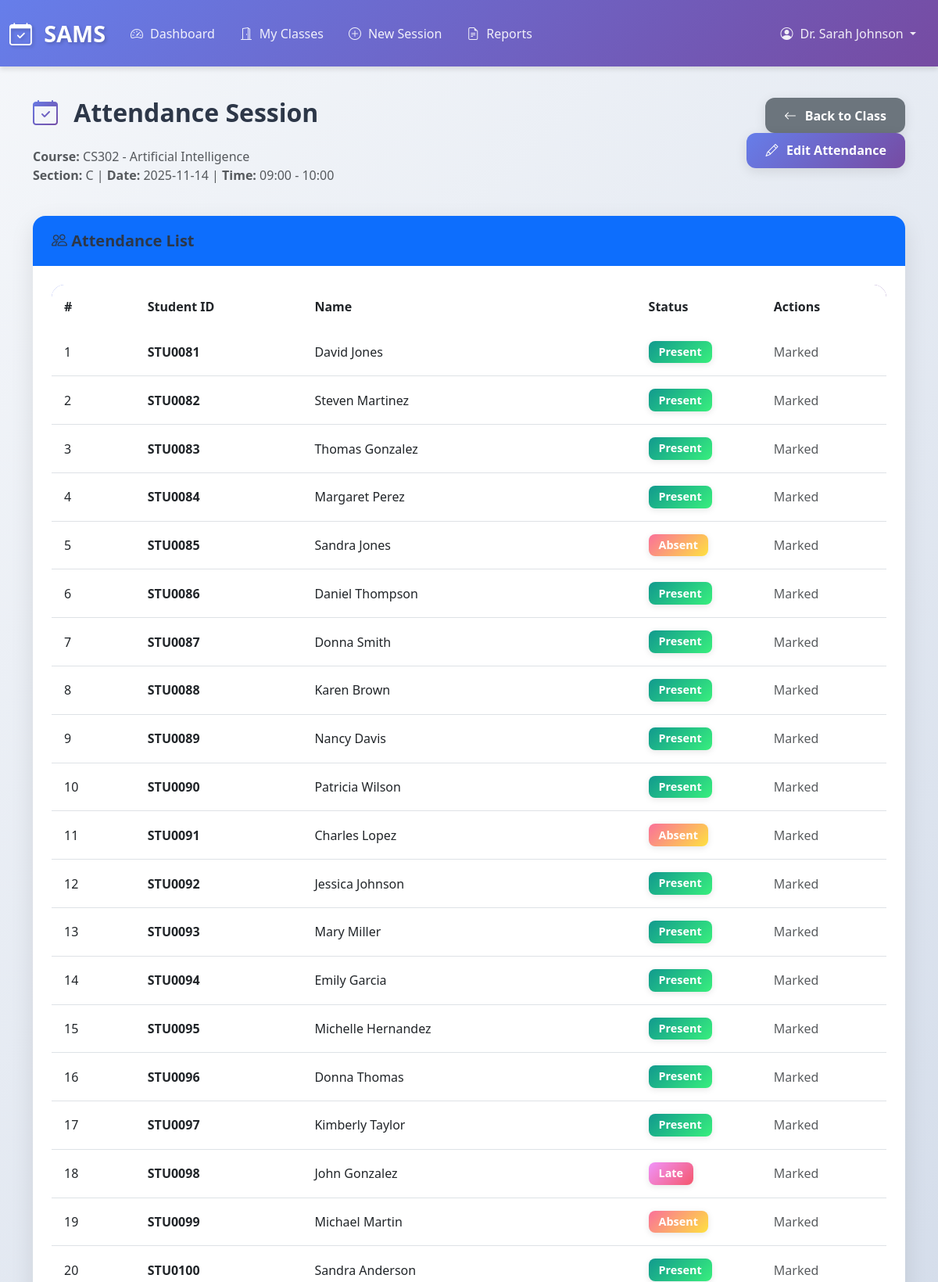
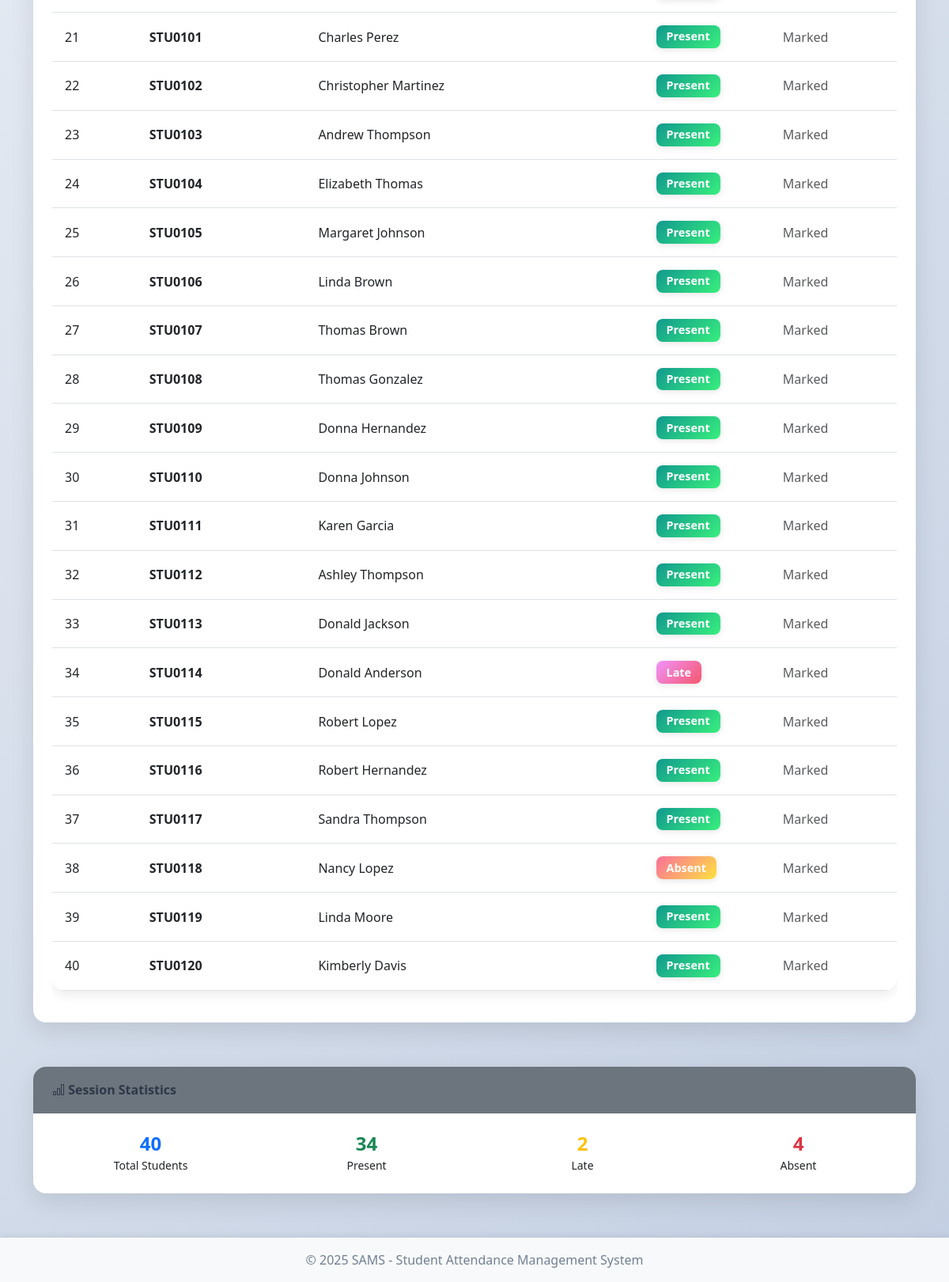
Page /faculty/session/1 (signed in) on the committed database (2 pictures, top to bottom).
### app.py (models this page shows)
class User(db.Model):
    __tablename__ = 'users'
    id = db.Column(db.Integer, primary_key=True)
    username = db.Column(db.String(80), unique=True, nullable=False)
    email = db.Column(db.String(120), unique=True, nullable=False)
    password_hash = db.Column(db.String(200), nullable=False)
    role = db.Column(db.String(20), nullable=False)
    full_name = db.Column(db.String(100), nullable=False)
    created_at = db.Column(db.DateTime, default=datetime.utcnow)
    is_active = db.Column(db.Boolean, default=True)

class Course(db.Model):
    __tablename__ = 'courses'
    id = db.Column(db.Integer, primary_key=True)
    course_code = db.Column(db.String(20), unique=True, nullable=False)
    course_name = db.Column(db.String(100), nullable=False)
    department = db.Column(db.String(100))
    credits = db.Column(db.Integer)
    year = db.Column(db.Integer)
    semester = db.Column(db.Integer)

class Class(db.Model):
    __tablename__ = 'classes'
    id = db.Column(db.Integer, primary_key=True)
    course_id = db.Column(db.Integer, db.ForeignKey('courses.id'), nullable=False)
    faculty_id = db.Column(db.Integer, db.ForeignKey('faculty.id'), nullable=False)
    section = db.Column(db.String(10))
    schedule = db.Column(db.String(100))
    room = db.Column(db.String(20))
    course = db.relationship('Course', backref='classes')
    faculty = db.relationship('Faculty', backref='classes')

class AttendanceSession(db.Model):
    __tablename__ = 'attendance_sessions'
    id = db.Column(db.Integer, primary_key=True)
    class_id = db.Column(db.Integer, db.ForeignKey('classes.id'), nullable=False)
    date = db.Column(db.Date, nullable=False)
    start_time = db.Column(db.Time, nullable=False)
    end_time = db.Column(db.Time, nullable=False)
    created_by = db.Column(db.Integer, db.ForeignKey('users.id'))
    created_at = db.Column(db.DateTime, default=datetime.utcnow)
    is_active = db.Column(db.Boolean, default=True)
    is_finalized = db.Column(db.Boolean, default=False)
    finalized_at = db.Column(db.DateTime)
    finalized_by = db.Column(db.Integer, db.ForeignKey('users.id'))
    class_ref = db.relationship('Class', backref='attendance_sessions')

class Enrollment(db.Model):
    __tablename__ = 'enrollments'
    id = db.Column(db.Integer, primary_key=True)
    student_id = db.Column(db.Integer, db.ForeignKey('students.id'), nullable=False)
    class_id = db.Column(db.Integer, db.ForeignKey('classes.id'), nullable=False)
    enrollment_date = db.Column(db.DateTime, default=datetime.utcnow)
    student = db.relationship('Student', backref='enrollments')
    class_ref = db.relationship('Class', backref='enrollments')

class Student(db.Model):
    __tablename__ = 'students'
    id = db.Column(db.Integer, primary_key=True)
    user_id = db.Column(db.Integer, db.ForeignKey('users.id'), nullable=False)
    student_id = db.Column(db.String(20), unique=True, nullable=False)
    department = db.Column(db.String(100))
    year = db.Column(db.Integer)
    section = db.Column(db.String(10))
    parent_email = db.Column(db.String(120))
    parent_phone = db.Column(db.String(20))
    user = db.relationship('User', backref='student_profile')

### app.py (the view)
@app.route('/faculty/session/<int:session_id>')
@role_required('faculty')
def faculty_session_detail(session_id):
    session_obj = AttendanceSession.query.get_or_404(session_id)
    faculty = Faculty.query.filter_by(user_id=session['user_id']).first()
    if session_obj.class_ref.faculty_id != faculty.id:
        flash('You do not have access to this session.', 'danger')
        return redirect(url_for('faculty_classes'))
    enrollments = Enrollment.query.filter_by(class_id=session_obj.class_id).all()
    attendance_records = {
        record.student_id: record
        for record in Attendance.query.filter_by(session_id=session_id).all()
    }
    return render_template('faculty/session_detail.html',
                         session_obj=session_obj,
                         enrollments=enrollments,
                         attendance_records=attendance_records)

### templates/faculty/session_detail.html (shortened to what this page needs)
{% extends "base.html" %}
{% block content %}
<div class="row mb-4">
    <div class="col-md-8">
        <h2><i class="bi bi-calendar-check"></i> Attendance Session</h2>
        <p class="text-muted">
            <strong>Course:</strong> {{ session_obj.class_ref.course.course_code }} - {{ session_obj.class_ref.course.course_name }}<br>
            <strong>Section:</strong> {{ session_obj.class_ref.section }} |
            <strong>Date:</strong> {{ session_obj.date }} |
            <strong>Time:</strong> {{ session_obj.start_time.strftime('%H:%M') }} - {{ session_obj.end_time.strftime('%H:%M') }}
        </p>
    </div>
    <div class="col-md-4 text-end">
        <a href="{{ url_for('faculty_class_detail', class_id=session_obj.class_id) }}" class="btn btn-secondary">
            <i class="bi bi-arrow-left"></i> Back to Class
        </a>
        <a href="{{ url_for('faculty_mark_attendance_page', session_id=session_obj.id) }}" class="btn btn-primary">
            <i class="bi bi-pencil"></i> Edit Attendance
        </a>
    </div>
</div>
<div class="row">
    <div class="col-md-12">
        <div class="card">
            <div class="card-header bg-primary text-white">
                <h5 class="mb-0"><i class="bi bi-people"></i> Attendance List</h5>
            </div>
            <div class="card-body">
                <div class="table-responsive">
                    <table class="table table-hover">
                        <thead>
                            <tr>
                                <th width="10%">#</th>
                                <th width="20%">Student ID</th>
                                <th width="40%">Name</th>
                                <th width="15%">Status</th>
                                <th width="15%">Actions</th>
                            </tr>
                        </thead>
                        <tbody>
                            {% for enrollment in enrollments %}
                            <tr id="row-{{ enrollment.student.id }}">
                                <td>{{ loop.index }}</td>
                                <td><strong>{{ enrollment.student.student_id }}</strong></td>
                                <td>{{ enrollment.student.user.full_name }}</td>
                                <td>
                                    <span id="badge-{{ enrollment.student.id }}">
                                        {% if enrollment.student.id in attendance_records %}
                                            {% set record = attendance_records[enrollment.student.id] %}
                                            {% if record.status == 'present' %}
                                                <span class="badge bg-success">Present</span>
                                            {% elif record.status == 'absent' %}
                                                <span class="badge bg-danger">Absent</span>
                                            {% elif record.status == 'late' %}
                                                <span class="badge bg-warning">Late</span>
                                            {% endif %}
                                        {% else %}
                                            <span class="badge bg-secondary">Not Marked</span>
                                        {% endif %}
                                    </span>
                                </td>
                                <td>
                                    {% if enrollment.student.id in attendance_records %}
                                        <span class="text-muted">Marked</span>
                                    {% else %}
                                        <span class="text-danger">Not Marked</span>
                                    {% endif %}
                                </td>
                            </tr>
                            {% endfor %}
                        </tbody>
                    </table>
                </div>
            </div>
        </div>
    </div>
</div>
<div class="row mt-4">
    <div class="col-md-12">
        <div class="card">
            <div class="card-header bg-secondary text-white">
                <h6 class="mb-0"><i class="bi bi-bar-chart"></i> Session Statistics</h6>
            </div>
            <div class="card-body">
                <div class="row text-center">
                    <div class="col-3">
                        <h4 class="text-primary mb-0" id="totalCount">{{ enrollments|length }}</h4>
                        <small>Total Students</small>
                    </div>
                    <div class="col-3">
                        <h4 class="text-success mb-0" id="presentCount">0</h4>
                        <small>Present</small>
                    </div>
                    <div class="col-3">
                        <h4 class="text-warning mb-0" id="lateCount">0</h4>
                        <small>Late</small>
                    </div>
                    <div class="col-3">
                        <h4 class="text-danger mb-0" id="absentCount">0</h4>
                        <small>Absent</small>
                    </div>
                </div>
            </div>
        </div>
    </div>
</div>
{% endblock %}

### templates/base.html (shortened to what this page needs)
<!DOCTYPE html>
<html lang="en">
<head>
    <link href="https://cdn.jsdelivr.net/npm/bootstrap@5.3.0/dist/css/bootstrap.min.css" rel="stylesheet">
    <link rel="stylesheet" href="https://cdn.jsdelivr.net/npm/bootstrap-icons@1.10.0/font/bootstrap-icons.css">
    <link rel="stylesheet" href="{{ url_for('static', filename='css/style.css') }}">
</head>
<body>
    {% if session.user_id %}
    <nav class="navbar navbar-expand-lg navbar-dark bg-primary">
        <div class="container-fluid">
            <a class="navbar-brand" href="{{ url_for('dashboard') }}">
                <i class="bi bi-calendar-check"></i> SAMS
            </a>
            <div class="collapse navbar-collapse" id="navbarNav">
                <ul class="navbar-nav me-auto">
                    {% if session.role == 'admin' %}
                    <li class="nav-item">
                        <a class="nav-link" href="{{ url_for('admin_dashboard') }}">
                            <i class="bi bi-speedometer2"></i> Dashboard
                        </a>
                    </li>
                    <li class="nav-item">
                        <a class="nav-link" href="{{ url_for('admin_users') }}">
                            <i class="bi bi-people"></i> Users
                        </a>
                    </li>
                    <li class="nav-item">
                        <a class="nav-link" href="{{ url_for('admin_courses') }}">
                            <i class="bi bi-book"></i> Courses
                        </a>
                    </li>
                    <li class="nav-item">
                        <a class="nav-link" href="{{ url_for('admin_classes') }}">
                            <i class="bi bi-door-open"></i> Classes
                        </a>
                    </li>
                    <li class="nav-item">
                        <a class="nav-link" href="{{ url_for('admin_reports') }}">
                            <i class="bi bi-file-earmark-text"></i> Reports
                        </a>
                    </li>
                    {% elif session.role == 'faculty' %}
                    <li class="nav-item">
                        <a class="nav-link" href="{{ url_for('faculty_dashboard') }}">
                            <i class="bi bi-speedometer2"></i> Dashboard
                        </a>
                    </li>
                    <li class="nav-item">
                        <a class="nav-link" href="{{ url_for('faculty_classes') }}">
                            <i class="bi bi-door-open"></i> My Classes
                        </a>
                    </li>
                    <li class="nav-item">
                        <a class="nav-link" href="{{ url_for('faculty_create_session') }}">
                            <i class="bi bi-plus-circle"></i> New Session
                        </a>
                    </li>
                    <li class="nav-item">
                        <a class="nav-link" href="{{ url_for('faculty_reports') }}">
                            <i class="bi bi-file-earmark-text"></i> Reports
                        </a>
                    </li>
                    {% endif %}
                </ul>
                <ul class="navbar-nav">
                    <li class="nav-item dropdown">
                        <a class="nav-link dropdown-toggle" href="#" id="navbarDropdown" role="button" data-bs-toggle="dropdown">
                            <i class="bi bi-person-circle"></i> {{ session.full_name }}
                        </a>
                    </li>
                </ul>
            </div>
        </div>
    </nav>
    {% endif %}
    <main class="container my-4">
        {% block content %}{% endblock %}
    </main>
    <footer class="footer mt-auto py-3 bg-light">
        <div class="container text-center">
            <span class="text-muted">© 2025 SAMS - Student Attendance Management System</span>
        </div>
    </footer>
</body>
</html>

### rows in the picture
User: full_name "Dr. Sarah Johnson"
Course: class_ref.course.course_code "CS302", class_ref.course.course_name "Artificial Intelligence"
Class: class_ref.section "C"
AttendanceSession: date "2025-11-14", start_time "09:00", end_time "10:00"
Enrollment: student.student_id "STU0081", student.user.full_name "David Jones", shows "Present"
Enrollment: student.student_id "STU0082", student.user.full_name "Steven Martinez", shows "Present"
Enrollment: student.student_id "STU0083", student.user.full_name "Thomas Gonzalez", shows "Present"
Enrollment: student.student_id "STU0084", student.user.full_name "Margaret Perez", shows "Present"
Enrollment: student.student_id "STU0085", student.user.full_name "Sandra Jones", shows "Absent"
Enrollment: student.student_id "STU0086", student.user.full_name "Daniel Thompson", shows "Present"
Enrollment: student.student_id "STU0087", student.user.full_name "Donna Smith", shows "Present"
Enrollment: student.student_id "STU0088", student.user.full_name "Karen Brown", shows "Present"
Enrollment: student.student_id "STU0089", student.user.full_name "Nancy Davis", shows "Present"
Enrollment: student.student_id "STU0090", student.user.full_name "Patricia Wilson", shows "Present"
Enrollment: student.student_id "STU0091", student.user.full_name "Charles Lopez", shows "Absent"
Enrollment: student.student_id "STU0092", student.user.full_name "Jessica Johnson", shows "Present"
Enrollment: student.student_id "STU0093", student.user.full_name "Mary Miller", shows "Present"
Enrollment: student.student_id "STU0094", student.user.full_name "Emily Garcia", shows "Present"
Enrollment: student.student_id "STU0095", student.user.full_name "Michelle Hernandez", shows "Present"
Enrollment: student.student_id "STU0096", student.user.full_name "Donna Thomas", shows "Present"
Enrollment: student.student_id "STU0097", student.user.full_name "Kimberly Taylor", shows "Present"
Enrollment: student.student_id "STU0098", student.user.full_name "John Gonzalez", shows "Late"
Enrollment: student.student_id "STU0099", student.user.full_name "Michael Martin", shows "Absent"
Enrollment: student.student_id "STU0100", student.user.full_name "Sandra Anderson", shows "Present"
Enrollment: student.student_id "STU0101", student.user.full_name "Charles Perez", shows "Present"
Enrollment: student.student_id "STU0102", student.user.full_name "Christopher Martinez", shows "Present"
Enrollment: student.student_id "STU0103", student.user.full_name "Andrew Thompson", shows "Present"
Enrollment: student.student_id "STU0104", student.user.full_name "Elizabeth Thomas", shows "Present"
Enrollment: student.student_id "STU0105", student.user.full_name "Margaret Johnson", shows "Present"
Enrollment: student.student_id "STU0106", student.user.full_name "Linda Brown", shows "Present"
Enrollment: student.student_id "STU0107", student.user.full_name "Thomas Brown", shows "Present"
Enrollment: student.student_id "STU0108", student.user.full_name "Thomas Gonzalez", shows "Present"
Enrollment: student.student_id "STU0109", student.user.full_name "Donna Hernandez", shows "Present"
Enrollment: student.student_id "STU0110", student.user.full_name "Donna Johnson", shows "Present"
Enrollment: student.student_id "STU0111", student.user.full_name "Karen Garcia", shows "Present"
Enrollment: student.student_id "STU0112", student.user.full_name "Ashley Thompson", shows "Present"
Enrollment: student.student_id "STU0113", student.user.full_name "Donald Jackson", shows "Present"
Enrollment: student.student_id "STU0114", student.user.full_name "Donald Anderson", shows "Late"
Enrollment: student.student_id "STU0115", student.user.full_name "Robert Lopez", shows "Present"
Enrollment: student.student_id "STU0116", student.user.full_name "Robert Hernandez", shows "Present"
Enrollment: student.student_id "STU0117", student.user.full_name "Sandra Thompson", shows "Present"
Enrollment: student.student_id "STU0118", student.user.full_name "Nancy Lopez", shows "Absent"
Enrollment: student.student_id "STU0119", student.user.full_name "Linda Moore", shows "Present"
Enrollment: student.student_id "STU0120", student.user.full_name "Kimberly Davis", shows "Present"

### other values in the picture
{{ enrollments|length }} "40"
